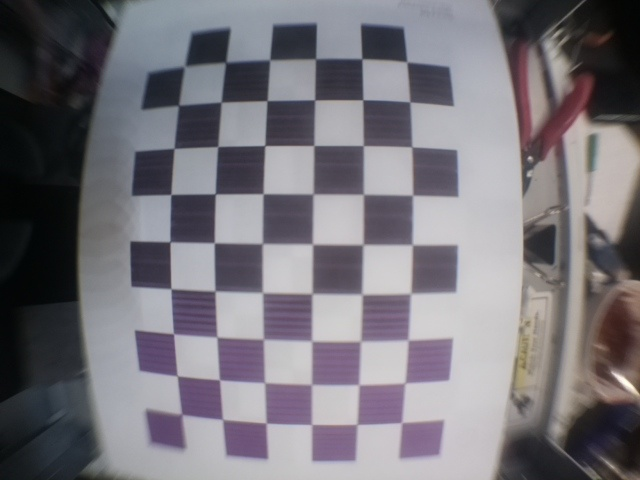
#> input picture calibration/1.jpg, 640 x 480 px
$ python undistort.py 1.jpg   (older library calls are emulated)
#> lines starting #> are read from the running program, lines starting #| are printed output that depends on the picture
import cv2
import numpy as np
import sys


# You should replace these 3 lines with the output in calibration step
DIM=(640, 480)
K=np.array([[1501.5597250438875, 0.0, 320.77526075632784], [0.0, 1493.9696668107, 233.12519080752543], [0.0, 0.0, 1.0]])
D=np.array([[-5.41113709799924], [46.74932433849278], [-444.39018982174593], [2188.8422513635305]])
def undistort(img_path):
#> called with img_path = '1.jpg'
    img = cv2.imread(img_path)
#> img is the input picture: shape (480, 640, 3); mean B, G, R 122, 115.3, 118.5
    h,w = img.shape[:2]
#> h = 480; w = 640
    map1, map2 = cv2.fisheye.initUndistortRectifyMap(K, D, np.eye(3), K, DIM, cv2.CV_16SC2)
    undistorted_img = cv2.remap(img, map1, map2, interpolation=cv2.INTER_LINEAR, borderMode=cv2.BORDER_CONSTANT)
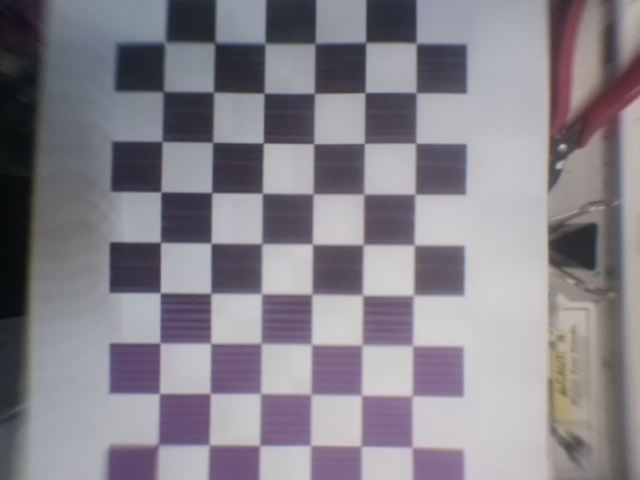
#> undistorted_img: shape (480, 640, 3); mean B, G, R 138.9, 130.8, 134.6
    cv2.imshow("undistorted", undistorted_img)
    cv2.waitKey(0)
    cv2.destroyAllWindows()

if __name__ == '__main__':
    for p in sys.argv[1:]:
        undistort(p)

$ run again, on calibration/3.jpg
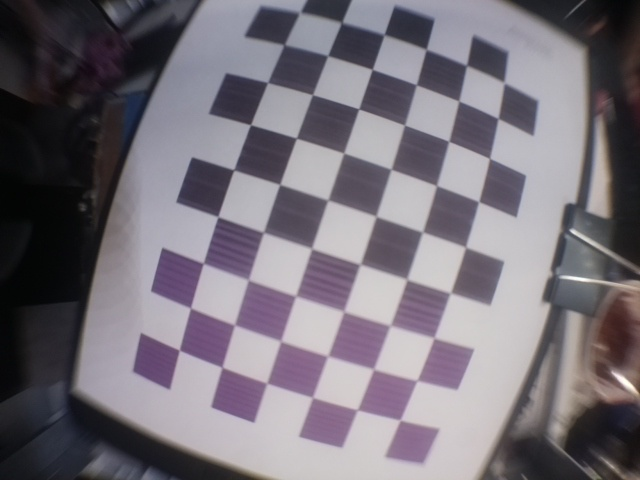
#> input picture calibration/3.jpg, 640 x 480 px
#> in undistort, img is the input picture: shape (480, 640, 3); mean B, G, R 120.8, 112.3, 118.1
#> in undistort, `undistorted_img = cv2.remap(img, map1, map2, interpolation=cv2.INTER_L..`:
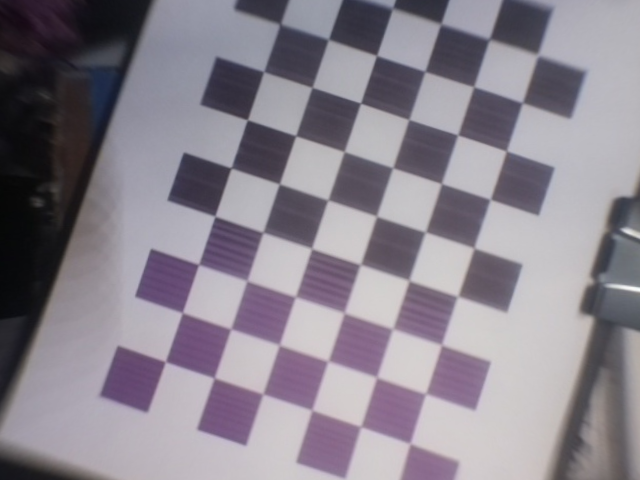
#> undistorted_img: shape (480, 640, 3); mean B, G, R 141.8, 131.4, 137.8

$ run again, on calibration/4.jpg
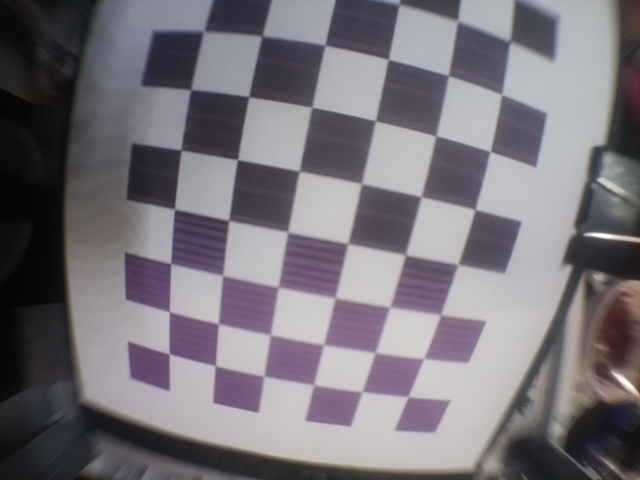
#> input picture calibration/4.jpg, 640 x 480 px
#> in undistort, img is the input picture: shape (480, 640, 3); mean B, G, R 122.3, 115.1, 119.8
#> in undistort, `undistorted_img = cv2.remap(img, map1, map2, interpolation=cv2.INTER_L..`:
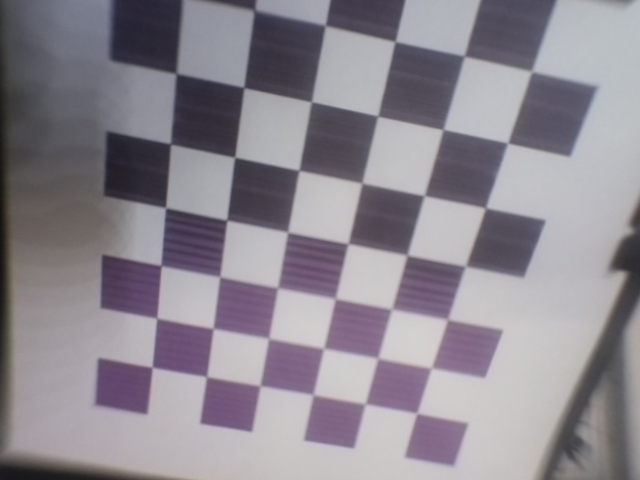
#> undistorted_img: shape (480, 640, 3); mean B, G, R 144.5, 135.8, 141.3

$ run again, on calibration/5.jpg
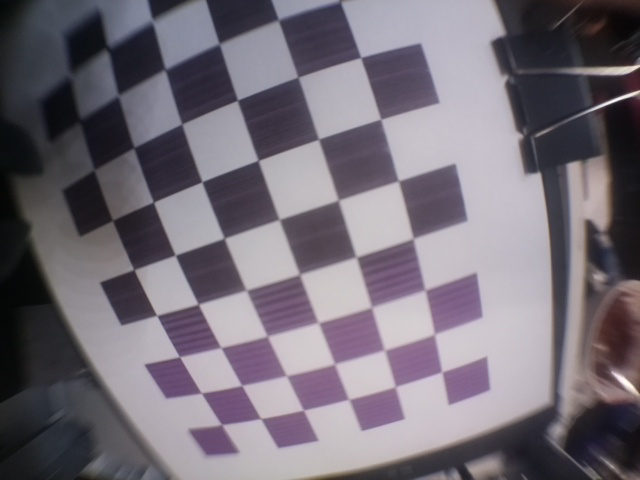
#> input picture calibration/5.jpg, 640 x 480 px
#> in undistort, img is the input picture: shape (480, 640, 3); mean B, G, R 119.4, 109.5, 116.3
#> in undistort, `undistorted_img = cv2.remap(img, map1, map2, interpolation=cv2.INTER_L..`:
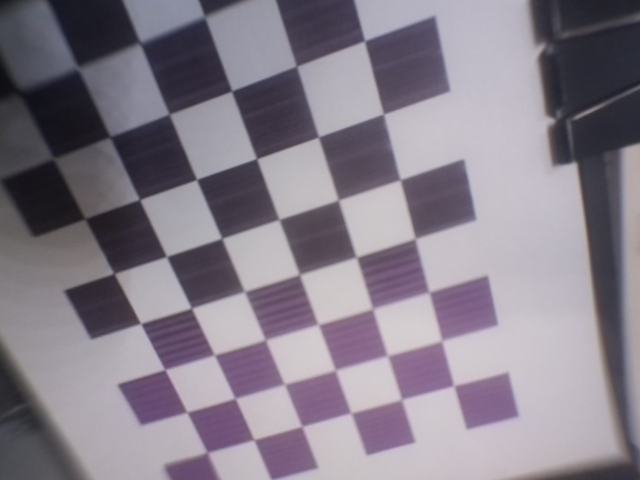
#> undistorted_img: shape (480, 640, 3); mean B, G, R 138.3, 126.5, 134.2
